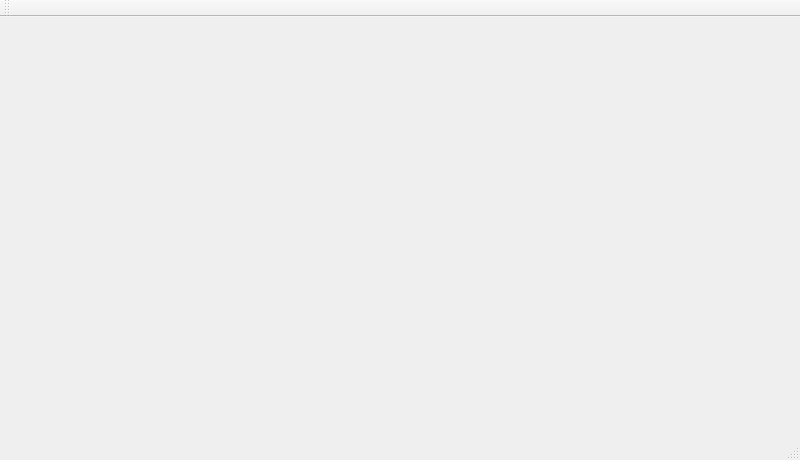
<?xml version="1.0" encoding="UTF-8"?>
<ui version="4.0">
 <class>MainWindow</class>
 <widget class="QMainWindow" name="MainWindow">
  <property name="geometry">
   <rect>
    <x>0</x>
    <y>0</y>
    <width>800</width>
    <height>460</height>
   </rect>
  </property>
  <property name="windowTitle">
   <string>数据库后台</string>
  </property>
  <widget class="QWidget" name="centralWidget"/>
  <widget class="QMenuBar" name="menuBar">
   <property name="geometry">
    <rect>
     <x>0</x>
     <y>0</y>
     <width>800</width>
     <height>26</height>
    </rect>
   </property>
  </widget>
  <widget class="QToolBar" name="mainToolBar">
   <attribute name="toolBarArea">
    <enum>TopToolBarArea</enum>
   </attribute>
   <attribute name="toolBarBreak">
    <bool>false</bool>
   </attribute>
  </widget>
  <widget class="QStatusBar" name="statusBar"/>
 </widget>
 <layoutdefault spacing="6" margin="11"/>
 <resources/>
 <connections/>
</ui>
